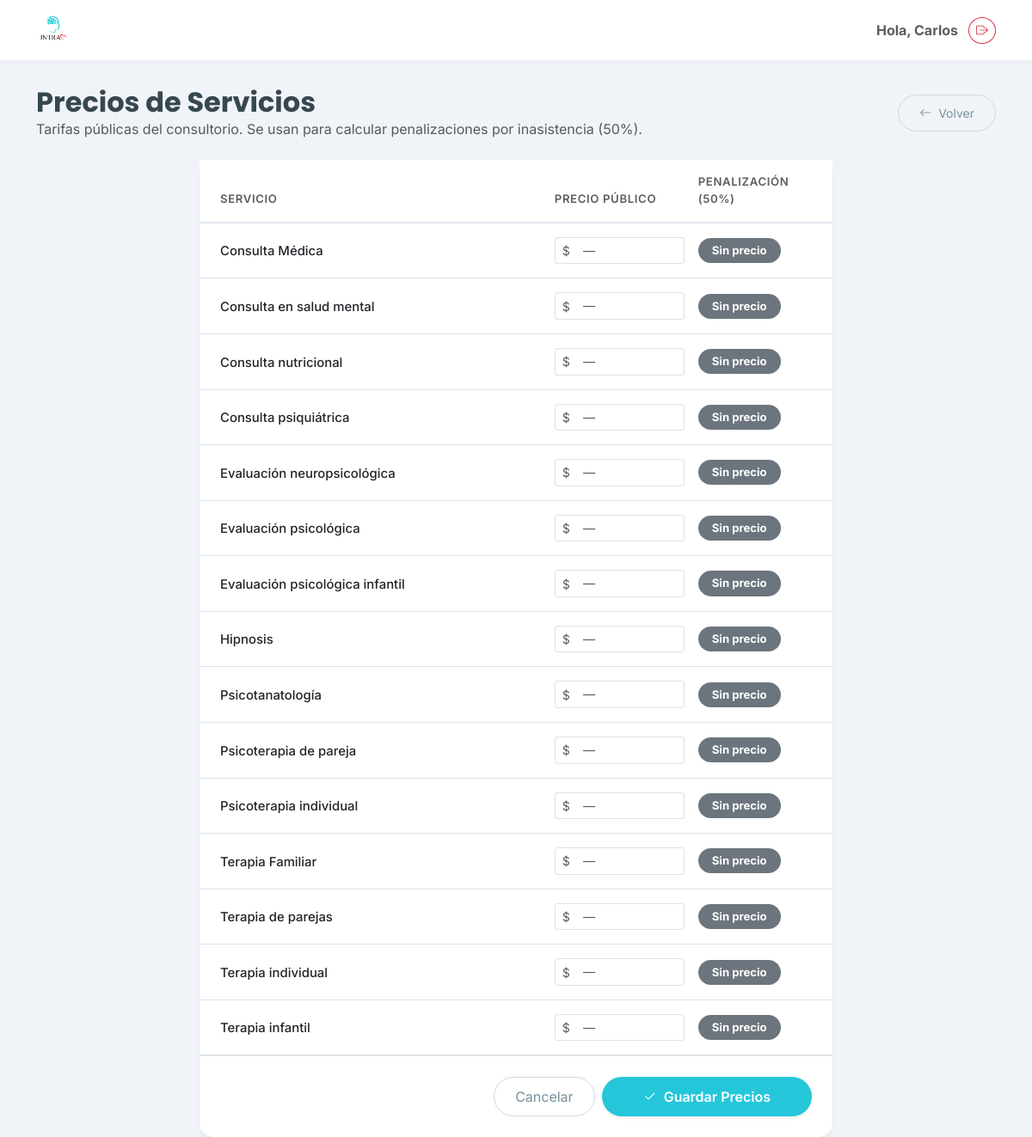
Page /precios-servicios/ (signed in) on the earlier database version.
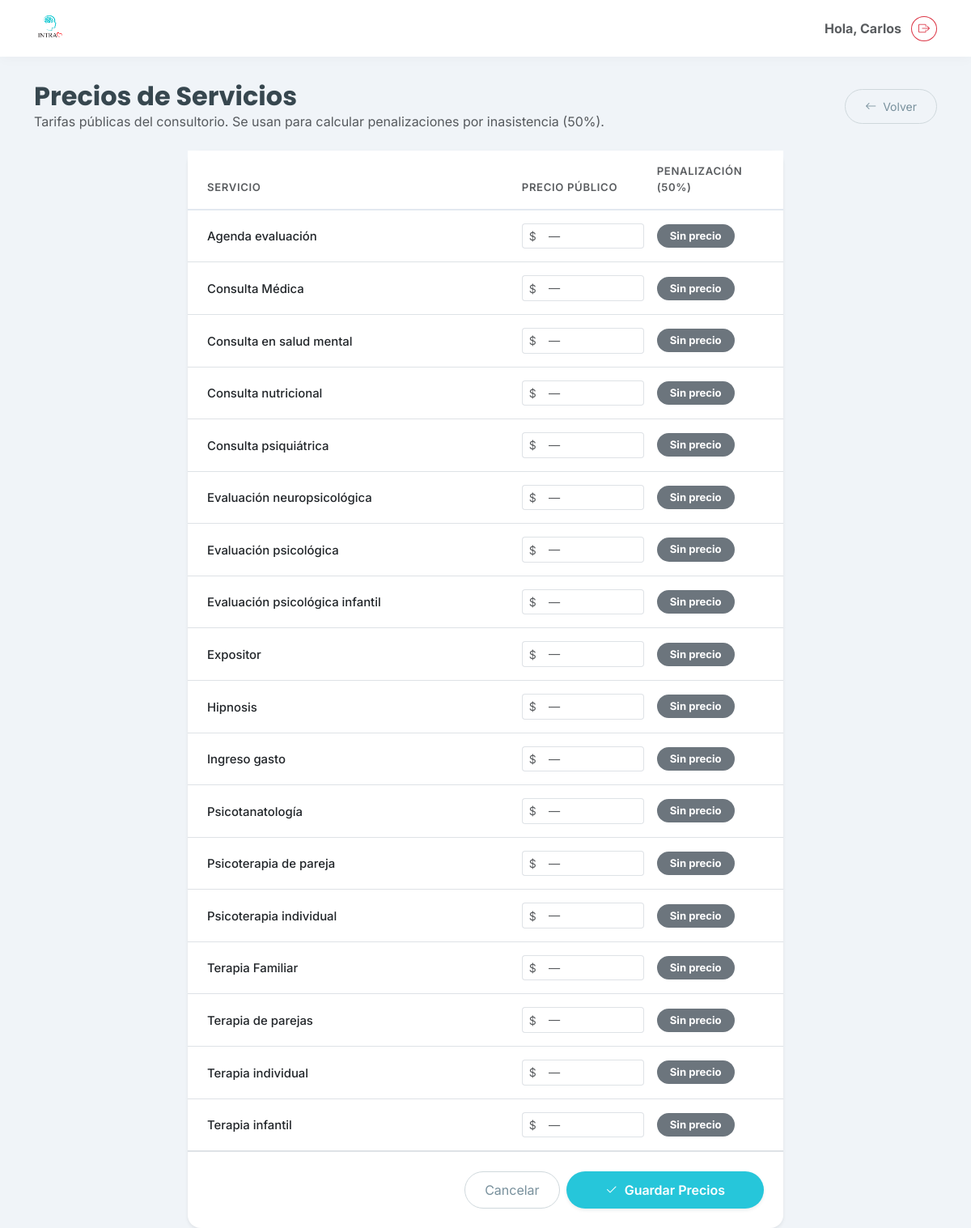
Same page on the later database version.
### clinica/models.py (models this page shows, shortened)
class Servicio(models.Model):
    nombre = models.CharField(max_length=100)
    precio = models.DecimalField(
        max_digits=10, decimal_places=2, null=True, blank=True,
        verbose_name="Precio estándar",
        help_text="Precio público del servicio. Se usa para calcular penalizaciones por inasistencia."
    )

### clinica/views.py (the view, shortened to what this page needs)
# urls.py: path('precios-servicios/', clinica_views.precios_servicios, name='precios_servicios'),
@login_required
def precios_servicios(request):
    if not (request.user.is_superuser or request.user.is_staff):
        return redirect('home')
    from clinica.models import Servicio
    servicios = Servicio.objects.all().order_by('nombre')
    return render(request, 'clinica/precios_servicios.html', {'servicios': servicios})

### clinica/templates/clinica/precios_servicios.html (shortened to what this page needs)
{% extends 'clinica/base.html' %}
{% block content %}
<div class="row mb-4">
    <div class="col-12 d-flex align-items-center justify-content-between">
        <div>
            <h2 class="fw-bold mb-0">Precios de Servicios</h2>
            <p class="text-muted mb-0">Tarifas públicas del consultorio. Se usan para calcular penalizaciones por inasistencia (50%).</p>
        </div>
        <a href="{% url 'home' %}" class="btn btn-outline-secondary btn-sm rounded-pill px-4">
            <i class="bi bi-arrow-left me-1"></i> Volver
        </a>
    </div>
</div>
<div class="row justify-content-center">
    <div class="col-lg-8">
        <div class="card shadow-sm border-0 rounded-4">
            <div class="card-body p-0">
                <form method="post" id="form-precios">
                    <table class="table table-hover align-middle mb-0">
                        <thead>
                            <tr style="background:#f8fafc; border-bottom: 2px solid #e2e8f0;">
                                <th class="ps-4 py-3 fw-semibold text-muted" style="font-size:0.82rem; text-transform:uppercase; letter-spacing:.05em; width:55%;">Servicio</th>
                                <th class="py-3 fw-semibold text-muted" style="font-size:0.82rem; text-transform:uppercase; letter-spacing:.05em;">Precio público</th>
                                <th class="py-3 fw-semibold text-muted" style="font-size:0.82rem; text-transform:uppercase; letter-spacing:.05em;">Penalización (50%)</th>
                            </tr>
                        </thead>
                        <tbody>
                            {% for servicio in servicios %}
                            <tr>
                                <td class="ps-4 py-3">
                                    <span class="fw-medium" style="font-size:0.93rem;">{{ servicio.nombre }}</span>
                                </td>
                                <td class="py-3">
                                    <div class="input-group input-group-sm" style="max-width:160px;">
                                        <span class="input-group-text bg-white text-muted border-end-0">$</span>
                                        <input
                                            type="number"
                                            step="0.01"
                                            min="0"
                                            name="precio_{{ servicio.id }}"
                                            value="{{ servicio.precio|default:'' }}"
                                            class="form-control border-start-0 precio-input"
                                            data-id="{{ servicio.id }}"
                                            placeholder="—"
                                            style="font-size:0.9rem;"
                                        >
                                    </div>
                                </td>
                                <td class="py-3">
                                    <span class="badge rounded-pill text-bg-warning px-3 py-2 penalizacion-label" id="pen-{{ servicio.id }}" style="font-size:0.82rem;">
                                    </span>
                                </td>
                            </tr>
                            {% endfor %}
                        </tbody>
                    </table>
                    <div class="d-flex justify-content-end gap-2 p-4 border-top">
                        <a href="{% url 'home' %}" class="btn btn-outline-secondary rounded-pill px-4">Cancelar</a>
                        <button type="submit" class="btn btn-primary rounded-pill px-5 shadow-sm">
                            <i class="bi bi-check2 me-1"></i> Guardar Precios
                        </button>
                    </div>
                </form>
            </div>
        </div>
    </div>
</div>
{% endblock %}

Differences in the rows shown:
added Servicio: nombre "Agenda evaluación"
added Servicio: nombre "Expositor"
added Servicio: nombre "Ingreso gasto"
